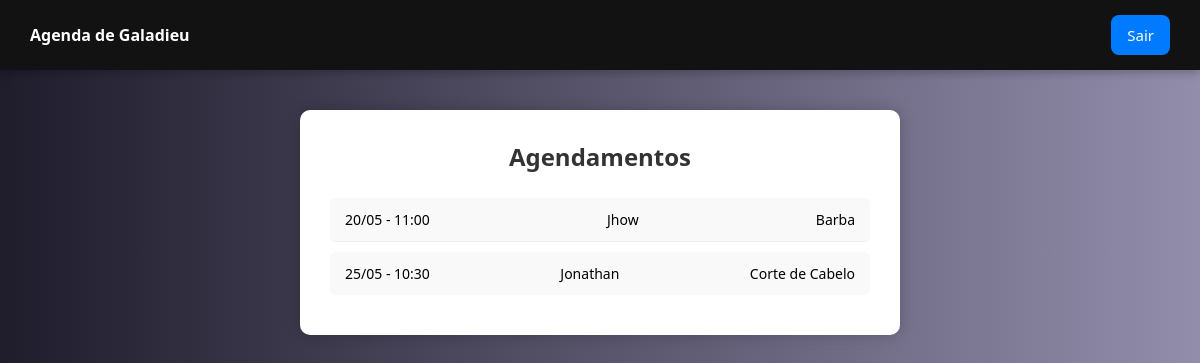
The app's page /funcionario_agendamentos.php (signed in) with its own data.
### tables this page shows
CREATE TABLE `agendamentos` (
  `agendamento_id` int(11) NOT NULL,
  `cliente_id` int(11) DEFAULT NULL,
  `servico_id` int(11) DEFAULT NULL,
  `funcionario_id` int(11) DEFAULT NULL,
  `data_agendamento` datetime DEFAULT NULL
);

CREATE TABLE `clientes` (
  `cliente_id` int(11) NOT NULL,
  `nome` varchar(100) DEFAULT NULL,
  `telefone` varchar(15) DEFAULT NULL,
  `email` varchar(100) DEFAULT NULL,
  `senha` varchar(255) NOT NULL,
  `foto` varchar(255) DEFAULT NULL
);

CREATE TABLE `servicos` (
  `servico_id` int(11) NOT NULL,
  `descricao` varchar(100) DEFAULT NULL,
  `duracao` int(11) DEFAULT NULL,
  `preco` decimal(10,2) DEFAULT NULL
);

### backend/buscar_agendamentos.php (called while the page is built, shortened)
<?php
include 'conexao.php';
$funcionario_id = $_SESSION["id"];
$query = "
    SELECT
        a.agendamento_id,
        c.nome AS cliente,
        c.telefone AS telefone_cliente,
        c.email AS email_cliente,
        s.descricao AS servico,
        f.nome AS funcionario,
        a.data_agendamento
    FROM agendamentos a
    JOIN clientes c ON a.cliente_id = c.cliente_id
    JOIN servicos s ON a.servico_id = s.servico_id
    JOIN funcionarios f ON a.funcionario_id = f.funcionario_id
    WHERE a.funcionario_id = ?
    ORDER BY a.data_agendamento ASC
";
$stmt = $conn->prepare($query);
$stmt->bind_param('i', $funcionario_id);
$stmt->execute();
$result = $stmt->get_result();
$agendamentos = [];
while ($row = $result->fetch_assoc()) {
    $agendamentos[] = $row;
}
?>

### funcionario_agendamentos.php (the view, shortened to what this page needs)
<?php
include 'backend/buscar_agendamentos.php';
?>
<!DOCTYPE html>
<html lang="pt-BR">
<head>
</head>
<body>
    <div class="menu">
        <div class="usuario">
            Agenda de
            <?php
            echo isset($_SESSION['nome']) ? htmlspecialchars($_SESSION['nome']) : 'Funcionário';
            ?>
        </div>
        <a href="backend/sair.php">Sair</a>
    </div>
    <div class="container">
        <h2>Agendamentos</h2>
        <?php if (!empty($agendamentos)): ?>
            <?php foreach ($agendamentos as $agendamento): ?>
                <div class="appointment">
                    <span>
                        <?= date('d/m - H:i', strtotime($agendamento['data_agendamento'])) ?>
                    </span>
                    <span>
                        <?= htmlspecialchars($agendamento['cliente']) ?>
                    </span>
                    <span>
                        <?= htmlspecialchars($agendamento['servico']) ?>
                    </span>
                </div>
            <?php endforeach; ?>
        <?php else: ?>
            <p class="no-appointments">Nenhum agendamento nos próximos dias.</p>
        <?php endif; ?>
    </div>
</body>
</html>

### funcionario_agendamentos.php (style rules this page uses)
* { box-sizing: border-box; margin: 0; padding: 0; }
html { height: 100%; background: linear-gradient(to right, #1f1c2c, #928dab); }
body { font-family: 'Segoe UI', Tahoma, Geneva, Verdana, sans-serif; min-height: 100%; }
.menu { width: 100vw; background: #121212; padding: 15px 30px; display: flex; justify-content: space-between; align-items: center; box-shadow: 0 4px 8px rgba(0,0,0,0.2); position: sticky; top: 0; z-index: 100; }
.menu .usuario { color: white; font-size: 16px; font-weight: bold; }
.menu a { color: white; text-decoration: none; font-size: 15px; padding: 10px 16px; background: #007bff; border-radius: 8px; transition: background 0.3s; }
.container { background: white; padding: 30px; border-radius: 10px; box-shadow: 0 0 15px rgba(0, 0, 0, 0.2); width: 90%; max-width: 600px; margin: 40px auto; }
h2 { text-align: center; margin-bottom: 25px; color: #333; }
.appointment { display: flex; justify-content: space-between; align-items: center; padding: 12px 15px; border-bottom: 1px solid #eee; background-color: #f9f9f9; border-radius: 6px; margin-bottom: 10px; font-size: 14px; }
.appointment:last-child { border-bottom: none; }

### records on screen
agendamentos: data_agendamento "20/05 - 11:00", cliente.nome "Jhow", servico.descricao "Barba"
agendamentos: data_agendamento "25/05 - 10:30", cliente.nome "Jonathan", servico.descricao "Corte de Cabelo"

### other values on screen
$_SESSION['nome'] "Galadieu"
